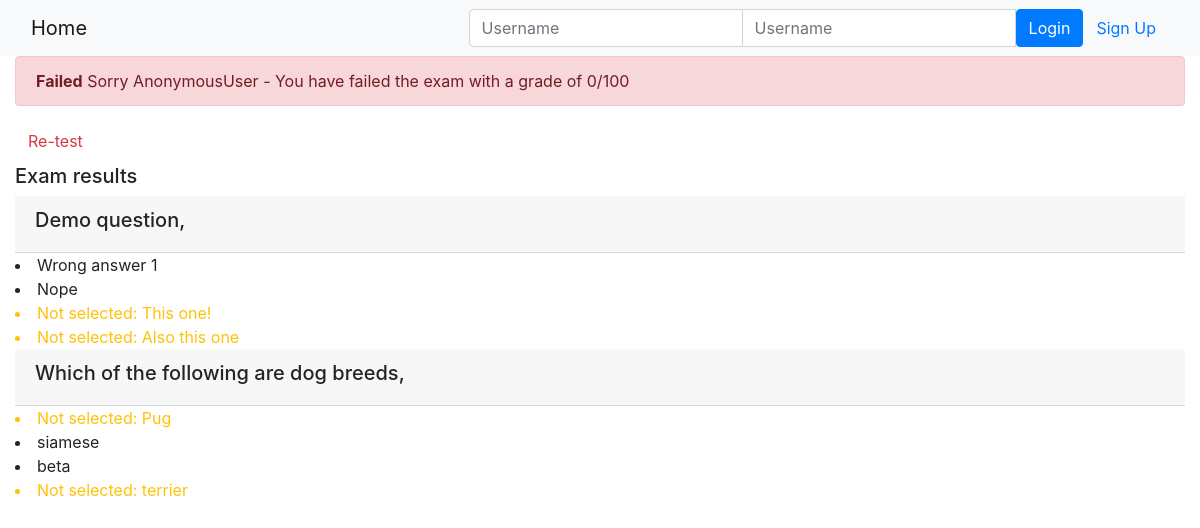
Before: /onlinecourse/course/1/submission/1/result/ with the older database file.
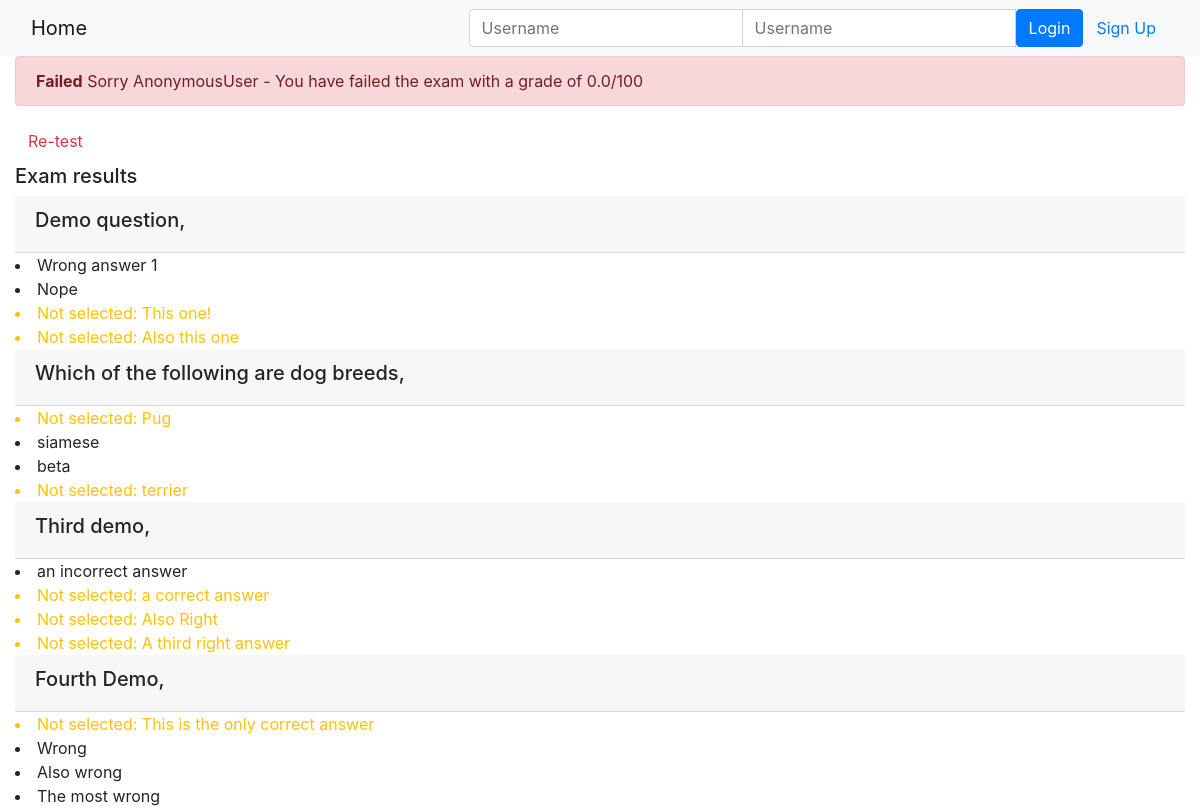
After: the same page with the newer database file.
### onlinecourse/models.py (models this page shows)
class Question (models.Model):
    question_text=models.CharField(max_length=400)
    course =models.ForeignKey(Course,on_delete=models.CASCADE)
    grade=models.IntegerField(default=0)
    def is_get_score(self, selected_ids):
        all_answers = self.choice_set.filter(is_correct=True).count()
        selected_correct = self.choice_set.filter(is_correct=True, id__in=selected_ids).count()
        if all_answers == selected_correct:
            return True
        else:
            return False

class Choice(models.Model):
    question=models.ForeignKey(Question,on_delete=models.CASCADE)
    choice_text=models.CharField(max_length=400)
    is_correct=models.BooleanField()

### onlinecourse/views.py (the view)
# urls.py: path('course/<int:course_id>/submission/<int:submission_id>/result/', views.show_exam_result, name='show_exam_results'),
def show_exam_result(request,course_id,submission_id):
    total_grade=0
    correct=0
    context={}
    courseObj=Course.objects.get(id=course_id)
    subObj=Submission.objects.get(id=submission_id)
    choices=subObj.choices.all()
    for question in courseObj.question_set.all():
        correct+=question.is_get_score(choices)*question.grade
        total_grade+=question.grade
    context["course"]=courseObj
    context['selected_ids']=choices
    context["total_grade"]=total_grade
    context["correct"]=correct
    context["grade"]=(correct/total_grade*100) if total_grade != 0 else 0
    print((correct/total_grade*100) if total_grade != 0 else 0)
    return render(request, 'onlinecourse/exam_result_bootstrap.html', context)

### onlinecourse/templates/onlinecourse/exam_result_bootstrap.html (shortened to what this page needs)
<!DOCTYPE html>
<html lang="en">
<head>
    {% load static %}
    <link rel="stylesheet" href="https://maxcdn.bootstrapcdn.com/bootstrap/4.5.2/css/bootstrap.min.css">
</head>
<body>
 <nav class="navbar navbar-light bg-light">
    <div class="container-fluid">
        <div class="navbar-header">
              <a class="navbar-brand" href="{% url 'onlinecourse:index' %}">Home</a>
        </div>
        <ul class="nav navbar-nav navbar-right">
            {% if user.is_authenticated %}
            <li>
                <a class="btn btn-link" href="#">{{ user.first_name }}({{ user.username }})</a>
                <a class="btn btn-link" href="{% url 'onlinecourse:logout' %}">Logout</a>
            </li>
            {% else %}
            <li>
                <form class="form-inline" action="{% url 'onlinecourse:login' %}" method="post">
                    <div class="input-group">
                        <input type="text" class="form-control" placeholder="Username" name="username" >
                        <input type="password" class="form-control" placeholder="Username" name="psw" >
                        <button class="btn btn-primary" type="submit">Login</button>
                        <a class="btn btn-link" href="{% url 'onlinecourse:registration' %}">Sign Up</a>
                    </div>
                </form>
            </li>
            {% endif %}
        </ul>
    </div>
</nav>
<div class="container-fluid">
    {% if grade > 80 %}
    <div class="alert alert-success">
       <b>Congratulations {{user}}!</b> You Passed the exam and completed the course with a score of {{grade}}/100
    </div>
        {% else %}
        <div class="alert alert-danger">
        <b>Failed</b> Sorry {{user}} - You have failed the exam with a grade of {{grade}}/100
        </div>
        <a class="btn btn-link text-danger" href="{% url 'onlinecourse:course_details' course.id %}">Re-test</a>
        {% endif %}
        <div class="card-columns-vertical mt-1">
        <h5 class="">Exam results</h5>
            {% for question in course.question_set.all %}
                <div class="card-header"><h5>{{question.question_text}},</h5></div>
                {% for answer in question.choice_set.all %}
                    {% if answer in selected_ids and answer.is_correct %}
                        <li class="text-success">
                        Correct answer: {{answer.choice_text}}  &lt-Selected
                        </li>
                    {% elif answer in selected_ids and not answer.is_correct %}
                        <li class="text-danger">
                            Incorrect answer: {{answer.choice_text}}  &lt-Selected
                        </li>
                    {% elif anser not in selected_ids and answer.is_correct %}
                        <li class="text-warning">
                            Not selected: {{answer.choice_text}}
                        </li>
                    {% else %}
                        <li>
                        {{answer.choice_text}}
                        </li>
                    {% endif %}
                {% endfor %}
            {% endfor %}
        </div>
    </div>
</body>
</html>

Changed rows visible on the page:
added Question: question_text "Third demo"
added Choice: choice_text "an incorrect answer", shown under "Third demo"
added Choice: choice_text "a correct answer", shown under "Third demo"
added Choice: choice_text "Also Right", shown under "Third demo"
added Choice: choice_text "A third right answer", shown under "Third demo"
added Question: question_text "Fourth Demo"
added Choice: choice_text "This is the only correct answer", shown under "Fourth Demo"
added Choice: choice_text "Wrong", shown under "Fourth Demo"
added Choice: choice_text "Also wrong", shown under "Fourth Demo"
added Choice: choice_text "The most wrong", shown under "Fourth Demo"
Other visible differences:
{{ grade }}: "0" → "0.0"
